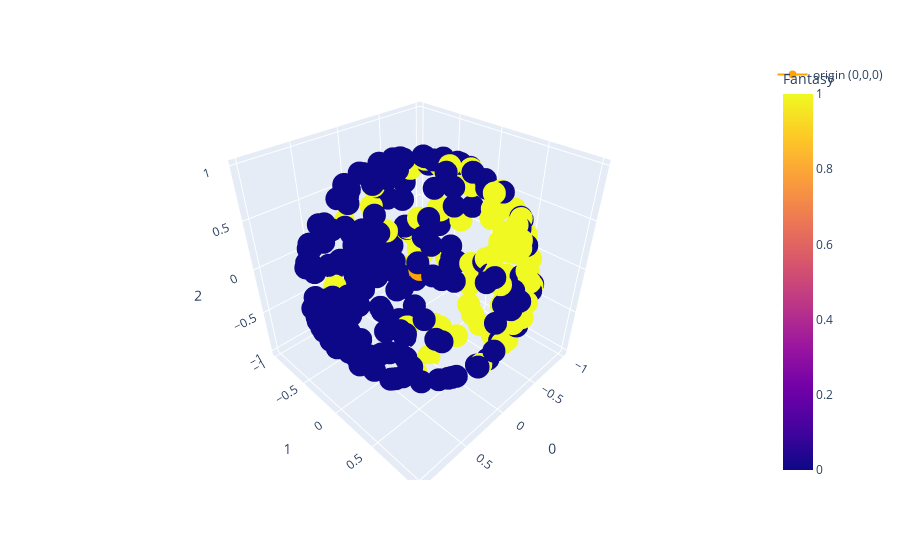

Here is the notebook cell this chart was saved with:
### Code cell
genre_to_color = "Fantasy"

fig = px.scatter_3d(df_normalized, x=0, y=1, z=2, hover_data="titles", color=genre_to_color)
fig.add_scatter3d(
    x=[0], y=[0], z=[0], marker=dict(color="orange"), name="origin (0,0,0)"
)
# fig.add_scatter3d(
#     x=[query_normalized[0]],
#     y=[query_normalized[1]],
#     z=[query_normalized[2]],
#     marker=dict(color="#16FF32"),
#     name="query",
# )

### Figure 1 — Plotly figure (JSON) as saved in the notebook; plotly's stock layout.template omitted (floating-point values rounded to 4 significant figures; data arrays with more than 128 entries replaced by an {"elided": "..."} marker saying what was removed)
{"data": [{"customdata": {"elided": "300x1 str values"}, "hovertemplate": "0=%{x}<br>1=%{y}<br>2=%{z}<br>titles=%{customdata[0]}<br>Fantasy=%{marker.color}<extra></extra>", "legendgroup": "", "marker": {"color": {"elided": "300 int values"}, "coloraxis": "coloraxis", "symbol": "circle"}, "mode": "markers", "name": "", "scene": "scene", "showlegend": false, "type": "scatter3d", "x": {"elided": "300 float values"}, "y": {"elided": "300 float values"}, "z": {"elided": "300 float values"}}, {"marker": {"color": "orange"}, "name": "origin (0,0,0)", "type": "scatter3d", "x": [0], "y": [0], "z": [0]}], "layout": {"coloraxis": {"colorbar": {"title": {"text": "Fantasy"}}, "colorscale": [[0, "#0d0887"], [0.1111, "#46039f"], [0.2222, "#7201a8"], [0.3333, "#9c179e"], [0.4444, "#bd3786"], [0.5556, "#d8576b"], [0.6667, "#ed7953"], [0.7778, "#fb9f3a"], [0.8889, "#fdca26"], [1, "#f0f921"]]}, "legend": {"tracegroupgap": 0}, "margin": {"t": 60}, "scene": {"domain": {"x": [0, 1], "y": [0, 1]}, "xaxis": {"title": {"text": "0"}}, "yaxis": {"title": {"text": "1"}}, "zaxis": {"title": {"text": "2"}}}}}
